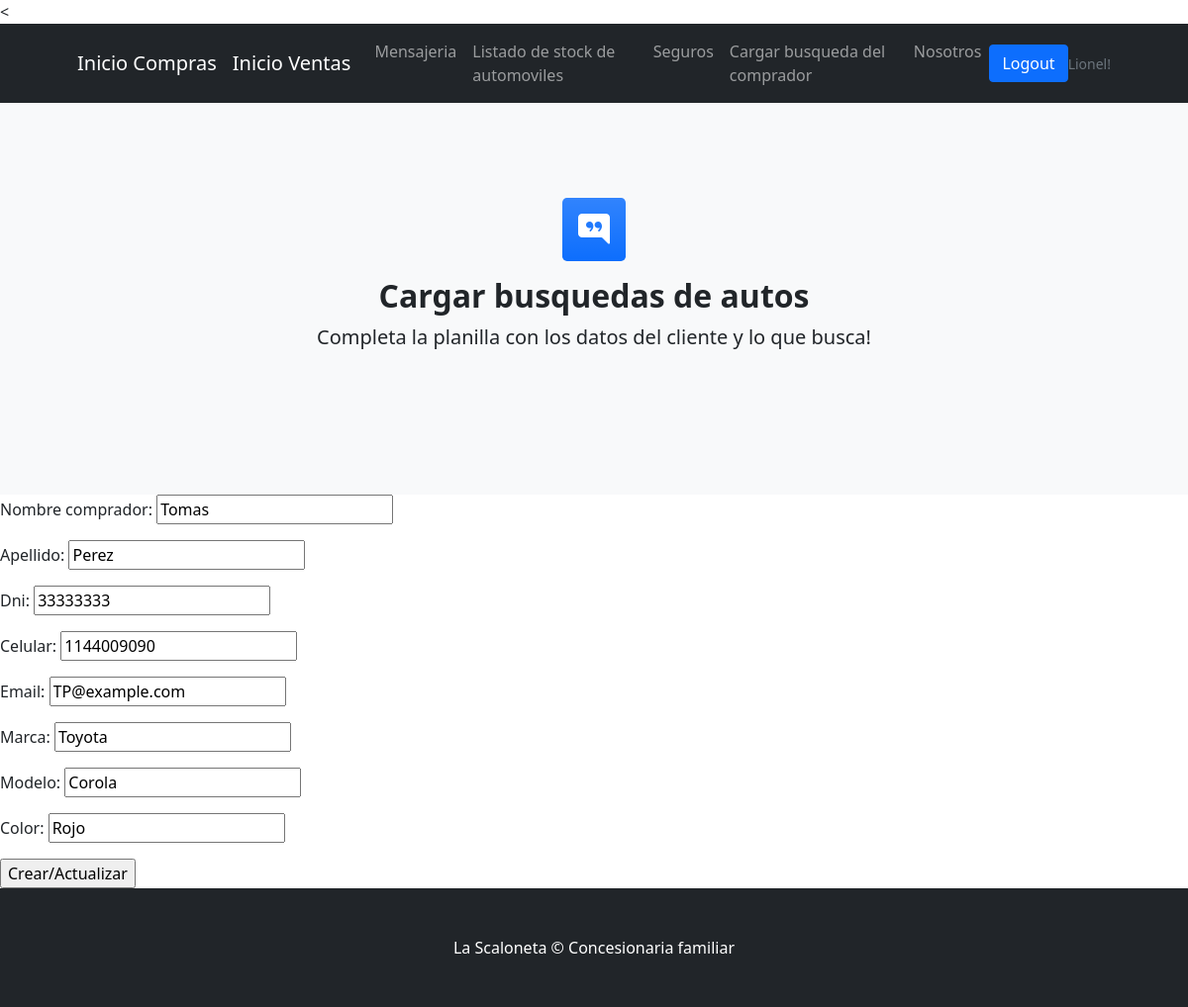
Page /venta/Auto_Buscado/actualizar/1/ (signed in) on the committed database.
### compra/models.py (models this page shows, shortened)
class Auto_Buscado(models.Model):
    nombre_comprador = models.CharField(max_length=20)
    apellido = models.CharField(max_length=20)
    dni = models.CharField(max_length=20)
    celular = models.IntegerField()
    email = models.EmailField(max_length=50)
    marca = models.CharField(max_length=20)
    modelo = models.CharField(max_length=50)
    color = models.CharField(max_length=20)

### venta/views.py (the view)
# urls.py: path("Auto_Buscado/actualizar/<pk>/", Auto_BuscadoUpdate.as_view(), name= "compra-Auto_Buscado-update"),
class Auto_BuscadoUpdate(LoginRequiredMixin, UpdateView):
    model = Auto_Buscado
    success_url = "/venta/Auto_Buscado/"
    fields = ["nombre_comprador", "apellido" , "dni", "celular", "email", "marca", "modelo", "color"]

### compra/templates/compra/Auto_Buscado_form.html (shortened to what this page needs)
{% extends 'compra/padre.html' %}
{% block contenido %}
<section class="bg-light py-5">
    <div class="container px-5 my-5 px-5">
        <div class="text-center mb-5">
            <div class="feature bg-primary bg-gradient text-white rounded-3 mb-3"><i class="bi bi-chat-right-quote-fill"></i></div>
            <h2 class="fw-bolder">Cargar busquedas de autos</h2>
            <p class="lead mb-0">Completa la planilla con los datos del cliente y lo que busca!</p>
        </div>
</section>
<form method="POST">
    {{form.as_p}}
    <input type="submit" value="Crear/Actualizar">
</form>
{% endblock %}

### compra/templates/compra/padre.html (shortened to what this page needs)
<!DOCTYPE html>
<html lang="en">
    <head>
        {% load static %}
        <link href="https://cdn.jsdelivr.net/npm/bootstrap-icons@1.4.1/font/bootstrap-icons.css" rel="stylesheet" />
        <link href="{% static 'compra/css/styles.css' %}" rel="stylesheet" />
    </head>
    <body>
        <nav class="navbar navbar-expand-lg navbar-dark bg-dark">
            <div class="container px-5">
                <a class="navbar-brand" href="{% url 'compra-inicio' %}">Inicio Compras</a>
                <a class="navbar-brand" href="{% url 'venta-inicio' %}">Inicio Ventas</a>
                <div class="collapse navbar-collapse" id="navbarSupportedContent">
                    <ul class="navbar-nav ms-auto mb-2 mb-lg-0">
                        <li class="nav-item"><a class="nav-link" href="{% url 'compra-mensajes' %}">Mensajeria</a></li>
                        <li class="nav-item"><a class="nav-link" href="{% url 'compra-automovil' %}">Listado de stock de automoviles</a></li>
                        <li class="nav-item"><a class="nav-link" href="{% url 'compra-aseguradora' %}">Seguros</a></li>
                        <li class="nav-item"><a class="nav-link" href="{% url 'compra-Auto_Buscado-create' %}">Cargar busqueda del comprador</a></li>
                        <li class="nav-item"><a class="nav-link" href="{% url 'compra-nosotros' %}">Nosotros</a></li>
                    </ul>
                    {% if request.user.is_authenticated %}
                    <a class="btn btn-primary" href="{% url 'auth-logout' %}">Logout</a>
                    <p class="small text-muted mb-4 mb-lg-0"> {{request.user.username}}!</p>
                {% else %}
                    <a class="btn btn-primary" href="{% url 'auth-login' %}">Login</a>
                {% endif %}
                </div>
            </div>
        </nav>
            {% block contenido %}
            {% endblock %}
        <footer class="py-5 bg-dark">
            <div class="container px-5"><p class="m-0 text-center text-white">La Scaloneta &copy; Concesionaria familiar</p></div>
        </footer>
    </body>
</html>

### rows in the picture
Auto_Buscado: nombre_comprador "Tomas", apellido "Perez", dni "33333333", celular "1144009090", email "TP@example.com", marca "Toyota", modelo "Corola", color "Rojo"

### other values in the picture
{{ request.user.username }} "Lionel"
